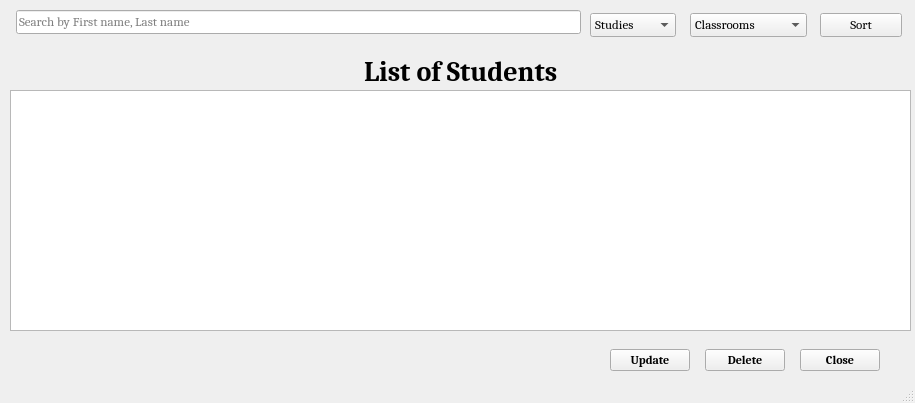
<?xml version="1.0" encoding="UTF-8"?>
<ui version="4.0">
 <class>ListWindow</class>
 <widget class="QMainWindow" name="ListWindow">
  <property name="geometry">
   <rect>
    <x>0</x>
    <y>0</y>
    <width>915</width>
    <height>403</height>
   </rect>
  </property>
  <property name="font">
   <font>
    <family>Cambria</family>
    <pointsize>9</pointsize>
    <weight>75</weight>
    <bold>true</bold>
   </font>
  </property>
  <property name="windowTitle">
   <string>MainWindow</string>
  </property>
  <property name="autoFillBackground">
   <bool>true</bool>
  </property>
  <widget class="QWidget" name="centralwidget">
   <widget class="QWidget" name="gridLayoutWidget">
    <property name="geometry">
     <rect>
      <x>610</x>
      <y>340</y>
      <width>270</width>
      <height>41</height>
     </rect>
    </property>
    <layout class="QGridLayout" name="gridLayout">
     <item row="0" column="4">
      <widget class="QPushButton" name="pushButtonCloseListWindow">
       <property name="font">
        <font>
         <family>Cambria</family>
         <pointsize>9</pointsize>
         <weight>75</weight>
         <bold>true</bold>
        </font>
       </property>
       <property name="text">
        <string>Close</string>
       </property>
      </widget>
     </item>
     <item row="0" column="2">
      <widget class="QPushButton" name="pushButtonDelete">
       <property name="font">
        <font>
         <family>Cambria</family>
         <pointsize>9</pointsize>
         <weight>75</weight>
         <bold>true</bold>
        </font>
       </property>
       <property name="text">
        <string>Delete</string>
       </property>
      </widget>
     </item>
     <item row="0" column="1">
      <spacer name="horizontalSpacer_4">
       <property name="orientation">
        <enum>Qt::Horizontal</enum>
       </property>
       <property name="sizeHint" stdset="0">
        <size>
         <width>40</width>
         <height>20</height>
        </size>
       </property>
      </spacer>
     </item>
     <item row="0" column="0">
      <widget class="QPushButton" name="pushButtonUpdate">
       <property name="font">
        <font>
         <family>Cambria</family>
         <pointsize>9</pointsize>
         <weight>75</weight>
         <bold>true</bold>
        </font>
       </property>
       <property name="text">
        <string>Update</string>
       </property>
      </widget>
     </item>
     <item row="0" column="3">
      <spacer name="horizontalSpacer_5">
       <property name="orientation">
        <enum>Qt::Horizontal</enum>
       </property>
       <property name="sizeHint" stdset="0">
        <size>
         <width>40</width>
         <height>20</height>
        </size>
       </property>
      </spacer>
     </item>
    </layout>
   </widget>
   <widget class="QWidget" name="horizontalLayoutWidget_2">
    <property name="geometry">
     <rect>
      <x>10</x>
      <y>90</y>
      <width>901</width>
      <height>241</height>
     </rect>
    </property>
    <layout class="QHBoxLayout" name="horizontalLayout_2">
     <item>
      <widget class="QTableView" name="tableViewListPerson">
       <property name="font">
        <font>
         <family>Cambria</family>
         <pointsize>10</pointsize>
         <weight>75</weight>
         <bold>true</bold>
        </font>
       </property>
       <property name="selectionMode">
        <enum>QAbstractItemView::SingleSelection</enum>
       </property>
       <property name="selectionBehavior">
        <enum>QAbstractItemView::SelectRows</enum>
       </property>
      </widget>
     </item>
    </layout>
   </widget>
   <widget class="QWidget" name="formLayoutWidget">
    <property name="geometry">
     <rect>
      <x>10</x>
      <y>10</y>
      <width>571</width>
      <height>41</height>
     </rect>
    </property>
    <layout class="QFormLayout" name="formLayout">
     <item row="0" column="1">
      <widget class="QLineEdit" name="lineEditSearch">
       <property name="font">
        <font>
         <family>Cambria</family>
         <pointsize>10</pointsize>
         <weight>50</weight>
         <bold>false</bold>
        </font>
       </property>
       <property name="text">
        <string/>
       </property>
       <property name="placeholderText">
        <string>Search by First name, Last name</string>
       </property>
      </widget>
     </item>
    </layout>
   </widget>
   <widget class="QWidget" name="horizontalLayoutWidget">
    <property name="geometry">
     <rect>
      <x>10</x>
      <y>50</y>
      <width>901</width>
      <height>43</height>
     </rect>
    </property>
    <layout class="QHBoxLayout" name="horizontalLayout">
     <item>
      <spacer name="horizontalSpacer_2">
       <property name="orientation">
        <enum>Qt::Horizontal</enum>
       </property>
       <property name="sizeHint" stdset="0">
        <size>
         <width>40</width>
         <height>20</height>
        </size>
       </property>
      </spacer>
     </item>
     <item>
      <widget class="QLabel" name="label">
       <property name="font">
        <font>
         <family>Cambria</family>
         <pointsize>21</pointsize>
         <weight>75</weight>
         <bold>true</bold>
        </font>
       </property>
       <property name="text">
        <string>List of Students</string>
       </property>
      </widget>
     </item>
     <item>
      <spacer name="horizontalSpacer_3">
       <property name="orientation">
        <enum>Qt::Horizontal</enum>
       </property>
       <property name="sizeHint" stdset="0">
        <size>
         <width>40</width>
         <height>20</height>
        </size>
       </property>
      </spacer>
     </item>
    </layout>
   </widget>
   <widget class="QWidget" name="gridLayoutWidget_3">
    <property name="geometry">
     <rect>
      <x>690</x>
      <y>10</y>
      <width>117</width>
      <height>31</height>
     </rect>
    </property>
    <layout class="QGridLayout" name="gridLayout_3">
     <item row="0" column="0">
      <widget class="QComboBox" name="comboBoxClassroom">
       <property name="font">
        <font>
         <family>Cambria</family>
         <pointsize>10</pointsize>
         <weight>50</weight>
         <bold>false</bold>
        </font>
       </property>
       <item>
        <property name="text">
         <string>Classrooms</string>
        </property>
       </item>
      </widget>
     </item>
    </layout>
   </widget>
   <widget class="QWidget" name="gridLayoutWidget_4">
    <property name="geometry">
     <rect>
      <x>590</x>
      <y>10</y>
      <width>86</width>
      <height>31</height>
     </rect>
    </property>
    <layout class="QGridLayout" name="gridLayout_4">
     <item row="0" column="0">
      <widget class="QComboBox" name="comboBoxStudy">
       <property name="font">
        <font>
         <family>Cambria</family>
         <pointsize>10</pointsize>
         <weight>50</weight>
         <bold>false</bold>
        </font>
       </property>
       <item>
        <property name="text">
         <string>Studies</string>
        </property>
       </item>
      </widget>
     </item>
    </layout>
   </widget>
   <widget class="QWidget" name="gridLayoutWidget_5">
    <property name="geometry">
     <rect>
      <x>820</x>
      <y>10</y>
      <width>82</width>
      <height>31</height>
     </rect>
    </property>
    <layout class="QGridLayout" name="gridLayout_5">
     <item row="0" column="0">
      <widget class="QPushButton" name="pushButtonSort">
       <property name="font">
        <font>
         <family>Cambria</family>
         <pointsize>10</pointsize>
         <weight>50</weight>
         <bold>false</bold>
        </font>
       </property>
       <property name="text">
        <string>Sort</string>
       </property>
      </widget>
     </item>
    </layout>
   </widget>
  </widget>
  <widget class="QMenuBar" name="menubar">
   <property name="geometry">
    <rect>
     <x>0</x>
     <y>0</y>
     <width>915</width>
     <height>25</height>
    </rect>
   </property>
  </widget>
  <widget class="QStatusBar" name="statusbar"/>
 </widget>
 <resources/>
 <connections/>
</ui>
